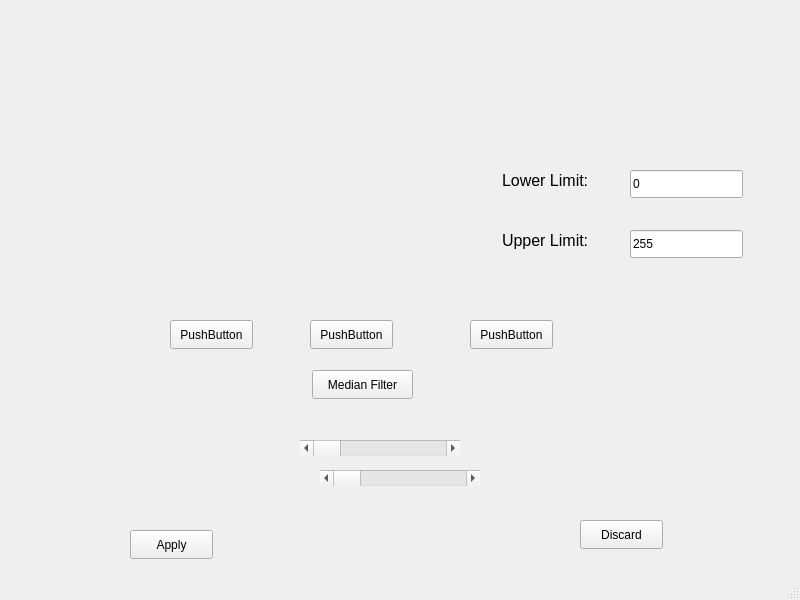
<?xml version="1.0" encoding="UTF-8"?>
<ui version="4.0">
 <class>Imageproc</class>
 <widget class="QMainWindow" name="Imageproc">
  <property name="geometry">
   <rect>
    <x>0</x>
    <y>0</y>
    <width>800</width>
    <height>600</height>
   </rect>
  </property>
  <property name="windowTitle">
   <string>MainWindow</string>
  </property>
  <property name="autoFillBackground">
   <bool>false</bool>
  </property>
  <widget class="QWidget" name="centralwidget">
   <widget class="QLabel" name="img">
    <property name="geometry">
     <rect>
      <x>350</x>
      <y>200</y>
      <width>63</width>
      <height>20</height>
     </rect>
    </property>
    <property name="text">
     <string/>
    </property>
   </widget>
   <widget class="QScrollBar" name="aValue">
    <property name="geometry">
     <rect>
      <x>300</x>
      <y>440</y>
      <width>160</width>
      <height>16</height>
     </rect>
    </property>
    <property name="minimum">
     <number>1</number>
    </property>
    <property name="maximum">
     <number>254</number>
    </property>
    <property name="orientation">
     <enum>Qt::Horizontal</enum>
    </property>
   </widget>
   <widget class="QScrollBar" name="bValue">
    <property name="geometry">
     <rect>
      <x>320</x>
      <y>470</y>
      <width>160</width>
      <height>16</height>
     </rect>
    </property>
    <property name="minimum">
     <number>1</number>
    </property>
    <property name="maximum">
     <number>254</number>
    </property>
    <property name="orientation">
     <enum>Qt::Horizontal</enum>
    </property>
   </widget>
   <widget class="QPushButton" name="apply">
    <property name="geometry">
     <rect>
      <x>130</x>
      <y>530</y>
      <width>83</width>
      <height>29</height>
     </rect>
    </property>
    <property name="text">
     <string>Apply</string>
    </property>
   </widget>
   <widget class="QPushButton" name="discard">
    <property name="geometry">
     <rect>
      <x>580</x>
      <y>520</y>
      <width>83</width>
      <height>29</height>
     </rect>
    </property>
    <property name="text">
     <string>Discard</string>
    </property>
   </widget>
   <widget class="QLineEdit" name="SA">
    <property name="geometry">
     <rect>
      <x>630</x>
      <y>170</y>
      <width>113</width>
      <height>28</height>
     </rect>
    </property>
    <property name="text">
     <string>0</string>
    </property>
   </widget>
   <widget class="QLineEdit" name="SB">
    <property name="geometry">
     <rect>
      <x>630</x>
      <y>230</y>
      <width>113</width>
      <height>28</height>
     </rect>
    </property>
    <property name="text">
     <string>255</string>
    </property>
   </widget>
   <widget class="QLabel" name="lowlim">
    <property name="geometry">
     <rect>
      <x>502</x>
      <y>170</y>
      <width>121</width>
      <height>20</height>
     </rect>
    </property>
    <property name="font">
     <font>
      <pointsize>12</pointsize>
     </font>
    </property>
    <property name="text">
     <string>Lower Limit: </string>
    </property>
   </widget>
   <widget class="QLabel" name="upplim">
    <property name="geometry">
     <rect>
      <x>502</x>
      <y>230</y>
      <width>121</width>
      <height>20</height>
     </rect>
    </property>
    <property name="font">
     <font>
      <pointsize>12</pointsize>
     </font>
    </property>
    <property name="text">
     <string>Upper Limit: </string>
    </property>
   </widget>
   <widget class="QPushButton" name="blur">
    <property name="geometry">
     <rect>
      <x>170</x>
      <y>320</y>
      <width>83</width>
      <height>29</height>
     </rect>
    </property>
    <property name="text">
     <string>PushButton</string>
    </property>
   </widget>
   <widget class="QPushButton" name="sharpen">
    <property name="geometry">
     <rect>
      <x>310</x>
      <y>320</y>
      <width>83</width>
      <height>29</height>
     </rect>
    </property>
    <property name="text">
     <string>PushButton</string>
    </property>
   </widget>
   <widget class="QPushButton" name="edgeDet">
    <property name="geometry">
     <rect>
      <x>470</x>
      <y>320</y>
      <width>83</width>
      <height>29</height>
     </rect>
    </property>
    <property name="text">
     <string>PushButton</string>
    </property>
   </widget>
   <widget class="QPushButton" name="median">
    <property name="geometry">
     <rect>
      <x>312</x>
      <y>370</y>
      <width>101</width>
      <height>29</height>
     </rect>
    </property>
    <property name="text">
     <string>Median Filter</string>
    </property>
   </widget>
  </widget>
  <widget class="QStatusBar" name="statusbar"/>
 </widget>
 <resources/>
 <connections/>
</ui>
